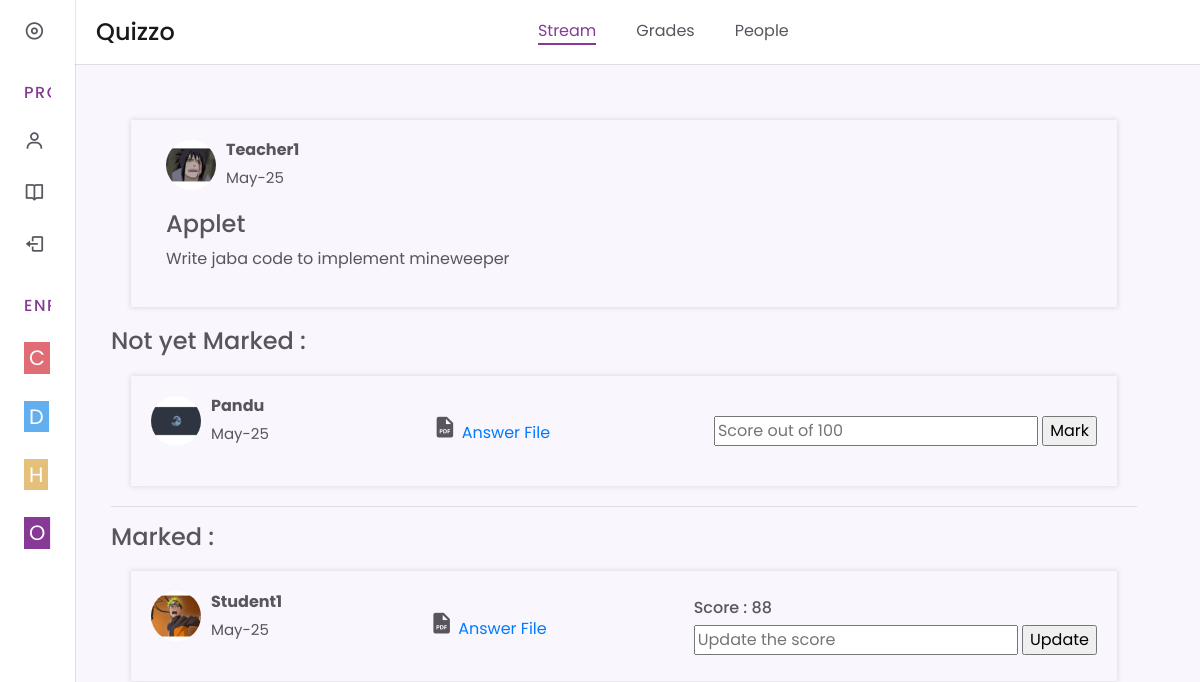
The app's page /subject/object-oriented-programming/quiz/10/ (signed in) with its own data.
### quizapp/models.py (models this page shows, shortened)
class Subject(models.Model):
    COLOR_CHOICES = [
        ("#E06C75", "RED"),
        ("#E5C07B", "YELLOW"),
        ("#98C379", "GREEN"),
        ("#61AFEF", "BLUE"),
        ("#863A95", "PURPLE"),
    ]
    name = models.CharField(max_length=256, primary_key=True)
    color = models.CharField(max_length=20, choices=COLOR_CHOICES, default="#863A95")
    slug = models.SlugField(unique=True)

class Quiz(models.Model):
    teacher = models.ForeignKey(
        Teacher, on_delete=models.CASCADE, related_name="quizzes"
    )
    subject = models.ForeignKey(
        Subject, on_delete=models.CASCADE, related_name="quizzes"
    )
    title = models.CharField(max_length=256)
    description = models.CharField(max_length=300, blank=True, null=True)
    created_time = models.DateTimeField(auto_now_add=True)
    question_file = models.FileField(upload_to="question_files/", blank=True, null=True)
    avg_score = models.FloatField(default=None, blank=True, null=True)

class Teacher(models.Model):
    user = models.OneToOneField(
        MyUser, on_delete=models.CASCADE, related_name="teacher"
    )
    subjects = models.ManyToManyField(Subject, related_name="teachers", blank=True)

class MyUser(AbstractUser):
    email = models.EmailField(max_length=264)
    profile_pic = models.ImageField(upload_to="profile_pics/", blank=True, null=True)
    is_student = models.BooleanField(default=False)
    is_teacher = models.BooleanField(default=False)

class Answer(models.Model):
    student = models.ForeignKey(
        Student, on_delete=models.CASCADE, related_name="answers"
    )
    quiz = models.ForeignKey(Quiz, on_delete=models.CASCADE, related_name="answers")
    score = models.PositiveIntegerField(blank=True, null=True)
    created_time = models.DateTimeField(auto_now_add=True)
    answer_file = models.FileField(upload_to="answer_files/")

class Student(models.Model):
    user = models.OneToOneField(
        MyUser, on_delete=models.CASCADE, related_name="student"
    )
    subjects = models.ManyToManyField(Subject, related_name="students", blank=True)
    registration_number = models.IntegerField(primary_key=True)
    roll_no = models.IntegerField()

### quizapp/views.py (the view, shortened to what this page needs)
# urls.py: path('subject/<slug:subject_slug>/quiz/<str:pk>/',views.quiz_detail,name='quiz_detail'),
@login_required(login_url="login")
def quiz_detail(request, subject_slug, pk):
    user = request.user
    subject = Subject.objects.get(slug=subject_slug)
    quiz = Quiz.objects.get(id=pk)
    subjects = getSubjects(user)
    answer_form = None
    answer = None
    submitted = False
    submitted_answers = None
    if user.is_student:
        answer = Answer.objects.filter(quiz=quiz, student=user.student)
        if len(answer) > 0:
            answer = answer[0]
            print(answer)
            submitted = True
        answer_form = AnswerForm()
    else:
        submitted_answers = Answer.objects.filter(quiz=quiz)
    context = {
        "subject": subject,
        "subjects": subjects,
        "quiz": quiz,
        "answer_form": answer_form,
        "answer": answer,
        "submitted": submitted,
        "submitted_answers": submitted_answers,
    }
    return render(request, "quizapp/quiz_detail.html", context)

### quizapp/views.py (called while the page is built)
def getSubjects(user):
    if user.is_student:
        return user.student.subjects.all()
    if user.is_teacher:
        return user.teacher.subjects.all()

### quizapp/templates/quizapp/quiz_detail.html (shortened to what this page needs)
<!DOCTYPE html>
{% extends 'quizapp/subject.html' %}
{% load static %}
{% load crispy_forms_tags %}
{% block body_block %}
    <div class="container mt-5 mb-5">
        <div class="question_div">
            <div class="container">
                <div class="quiz_top">
                    {% if quiz.teacher.user.profile_pic %}
                        <img src="{{quiz.teacher.user.profile_pic.url}}" class="mini-dp" alt="">
                    {% else %}
                        <img src="/media/profile_pics/default_profile.png" class="mini-dp" alt="">
                    {% endif %}
                    <div clsas="p-1" style="margin-left:10px;">
                        <h6><strong> {{quiz.teacher.user.username|title}} </strong></h6>
                        <p style="margin:0;font-size:15px;">{{quiz.created_time|date:'M-d'}}</p>
                    </div>
                </div>
                <div class="question_title"><h4>{{quiz.title|title}}</h4></div>
                {% if quiz.description %}
                    <div class="question_description"><p>{{quiz.description}}</p></div>
                {% endif %}
            </div>
        </div>
        {% if user.is_student %}
            {% if submitted %}
                <div class="answer_upload_div">
                    <div class="answer_upload_heading alert alert-success"><h4>Your Submitted Work</h4></div>
                    <div class="answer_upload_form">
                        <a href="{{answer.answer_file.url}}">Your answer file</a>
                        <p>Uploaded at : {{answer.created_time}}</p>
                        <p>Score : {{answer.score}}</p>
                    </div>
                </div>
            {% else %}
                <div class="answer_upload_div">
                    <div class="answer_upload_heading alert alert-warning"><h4>Submit Your Work</h4></div>
                    <div class="answer_upload_form">
                        <form action="" method="post" enctype="multipart/form-data">
                            {% csrf_token %}
                            {{answer_form|crispy}}
                            <input type="submit" value="Upload" class="btn btn-outline-primary">
                        </form>
                    </div>
                </div>
            {% endif %}
        {% else %}
            <h4>Not yet Marked :</h4>
            {% for submitted_answer in submitted_answers %}
            {% if not submitted_answer.score %}
                <div class="answers_submitted_div">
                    <div class="quiz_top">
                        {% if submitted_answer.student.user.profile_pic %}
                            <img src="{{submitted_answer.student.user.profile_pic.url}}" class="mini-dp" alt="">
                        {% else %}
                            <img src="/media/profile_pics/default_profile.png" class="mini-dp" alt="">
                        {% endif %}
                        <div clsas="p-1" style="margin-left:10px;">
                            <h6><strong> {{submitted_answer.student.user.username|title}} </strong></h6>
                            <p style="margin:0;font-size:15px;">{{submitted_answer.created_time|date:'M-d'}}</p>
                        </div>
                    </div>
                    <div class="submitted_answer_file">
                        <i class='bx bxs-file-pdf bx-sm'></i>
                        <a href="{{submitted_answer.answer_file.url}}">Answer File</a>
                    </div>
                    <div class="answer_marking_div">
                        <form action="{% url 'mark_answer' submitted_answer.id%}" method="post">
                            <input type="number" name="score" id="" placeholder="Score out of 100">
                            <input type="submit" value="Mark">
                        </form>
                    </div>
                </div>
            {% endif %}
            {% endfor %}
            <hr>
            <h4>Marked :</h4>
            {% for submitted_answer in submitted_answers %}
            {% if submitted_answer.score %}
                <div class="answers_submitted_div">
                    <div class="quiz_top">
                        {% if submitted_answer.student.user.profile_pic %}
                            <img src="{{submitted_answer.student.user.profile_pic.url}}" class="mini-dp" alt="">
                        {% else %}
                            <img src="/media/profile_pics/default_profile.png" class="mini-dp" alt="">
                        {% endif %}
                        <div clsas="p-1" style="margin-left:10px;">
                            <h6><strong> {{submitted_answer.student.user.username|title}} </strong></h6>
                            <p style="margin:0;font-size:15px;">{{submitted_answer.created_time|date:'M-d'}}</p>
                        </div>
                    </div>
                    <div class="submitted_answer_file">
                        <i class='bx bxs-file-pdf  bx-sm'></i>
                        <a href="{{submitted_answer.answer_file.url}}">Answer File</a>
                    </div>
                    <div class="answer_marking_div">
                        <h6>Score : {{submitted_answer.score}}</h6>
                        <form action="{% url 'mark_answer' submitted_answer.id%}" method="post">
                            <input type="number" name="score" id="" placeholder="Update the score">
                            <input type="submit" value="Update">
                        </form>
                    </div>
                </div>
            {% endif %}
            {% endfor %}
        {% endif %}
    </div>
{% endblock body_block %}

### quizapp/templates/quizapp/subject.html (shortened to what this page needs)
<!DOCTYPE html>
{% extends 'quizapp/base.html' %}
{% load static %}
{% load crispy_forms_tags %}
{% block header_contents %}
    <div class="h_contents">
    <a href="{%url 'subject' subject.slug %}" class="h_link current">Stream</a>
    <a href="{%url 'subject_grades' subject.slug  %}" class="h_link">Grades</a>
    <a href="{%url 'subject_people' subject.slug  %}" class="h_link">People</a>
    </div>
{% endblock header_contents %}
{% block subject_list %}
    <div class="nav_items">
        {% for sub in subjects %}
            {% if sub == subject %}
            <a href="{% url 'subject' sub.slug %}"  class="nav_link current_sub">
            {% else %}
            <a href="{% url 'subject' sub.slug %}"  class="nav_link">
            {% endif %}
                <span class="nav_icon" style="background:{{sub.color}};color:white;padding:0 5px;">
                {{ sub.name|slice:"1" }}
                </span>
            </a>
        {% endfor %}
    </div>
{% endblock subject_list %}

### quizapp/static/css/base.css (style rules this page uses)
:root { --header-height:3.5rem; --nav-width:330px; --first-color: #6923D0; --first-color-light: #F3E8FD; --title-color:#19181B; --text-color:#58555E; --body-color:#F9F6FD; --container-color: #FFFFFF; --body-font: 'Poppins',sans-serif; --normal-font-size:0.93rem; --small-font-size:0.75rem; --smaller-font-size:0.75rem; --font-medium:500; --font-semi-bold:600; --z-fixed : 100; }
@media screen and (min-width: 1024px) { :root { --normal-font-size:1rem; --small-font-size:0.875rem; --smaller-font-size:0.813rem; } }
*,::before,::after { box-sizing: border-box; }
body { margin:var(--header-height) 0 0 0 ; padding:1rem 1rem 0; font-family : var(--body-font); font-size: var(--normal-font-size); background-color: var(--body-color); color:var(--text-color); }
a,a:hover { text-decoration: none; }
img { max-width: 100%; height:auto; }
.nav_list,.nav_items { display:grid; }
.nav_items { row-gap: 1.5rem; font-size: 1rem; }
.nav_link { display: flex; align-items: center; color: var(--text-color); text-decoration: none; }
.nav_icon { font-size:1.2rem; margin-right: .5rem; }
@media screen and (min-width:760px) { body { padding:1rem 3rem 0 6rem; } }
@media screen and (min-width:760px) { .nav_items { row-gap:1.7rem; } }
@media screen and (min-width:760px) { .nav_icon { font-size: 1.3rem; } }

### records on screen
Subject: name "C"
Subject: name "D"
Subject: name "H"
Subject: name "O"
Quiz: teacher.user.profile_pic (picture), teacher.user.username "Teacher1", created_time "May-25", title "Applet", description "Write jaba code to implement mineweeper"
Answer: student.user.profile_pic (picture), student.user.username "Pandu", created_time "May-25"
Answer: student.user.profile_pic (picture), student.user.username "Student1", created_time "May-25", score "88"
